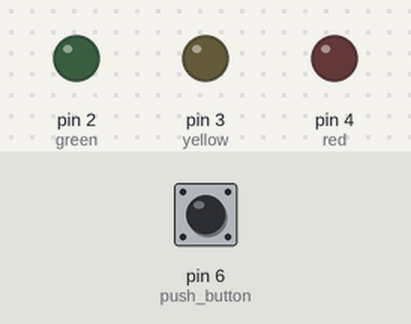
A sketch run on a simulated Arduino Uno, built with avr-gcc and run on an emulated ATmega328P. On the bench: output pins drawn as LEDs (lit = HIGH). The inputs (shaded band) are chosen by the test bench; at power-on: pin 6 (push_button) LOW.

Above: at 1.2 s.
1.3 s: pin 6 (push_button) pulled HIGH for 0.15 s
At 1.8 s:
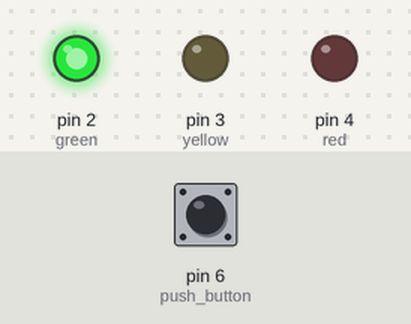
At 4.5 s:
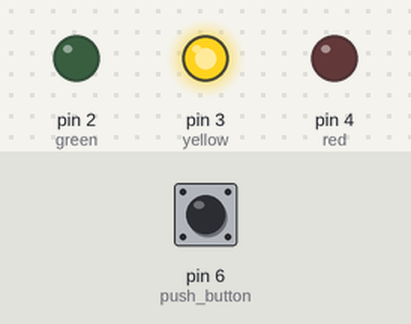
Timing chart, 0 to 7.8 s (numbered marks = the images above; inputs shaded):
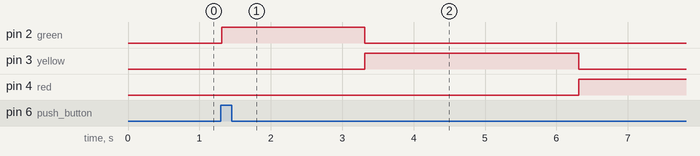

The sketch:

squad-bsc_raneem_traffic-light.ino
```cpp
 int green=2;
  int yellow=3;
  int red=4;
  int push_button=6;

void setup() {
  pinMode(green,OUTPUT);
  pinMode(yellow,OUTPUT);
  pinMode(red,OUTPUT);

  digitalWrite(green,LOW);
  digitalWrite(yellow,LOW);
  digitalWrite(red,LOW);

  pinMode(push_button,INPUT);


}

void loop() {
 if (digitalRead(push_button) == HIGH){
        delay(15);
        if (digitalRead(push_button) == HIGH) {
            changeLights();
            delay(12000);
        }
    }
 }

void changeLights(){
    digitalWrite(green, HIGH);
    digitalWrite(yellow, LOW);
    digitalWrite(red, LOW);
    delay(2000);

    digitalWrite(green, LOW);
    digitalWrite(yellow, HIGH);
    digitalWrite(red, LOW);
    delay(3000);

    digitalWrite(green, LOW);
    digitalWrite(yellow, LOW);
    digitalWrite(red, HIGH);
    delay(4000);

}
```

squad-bsc_raneem_1st_basic_calculator.c
```cpp
#include <stdio.h>
int main()
{
    double num1,num2;
    printf("enter the first number :");
    scanf("%lf",&num1);
    printf("enter the second number :");
    scanf("%lf",&num2);

    printf("the sum is %f",num1+num2);
    return 0;
}
  
```

squad-bsc_raneem_3numbers_sum__average.c
```cpp
#include <stdio.h>
int main(){

  double x,y,z;

  printf("please enter the 3 numbers :");
  scanf("%lf %lf %lf",&x,&y,&z);
  double sum=x+y+z;
  printf("the sum is %lf ",sum);
  double avg=sum/3;
  printf("\nthe average is %lf",avg);
  return 0;
}
```

squad-bsc_raneem_bsc_calc.c
```cpp
#include<stdio.h>
int main()
{
    char op;
    float n1,n2,res=0;
      printf("please enter the operator as +,-,*,/: ");
    scanf("%c",&op);
    printf("please enter the two numbers: ");
    scanf("%f %f",&n1,&n2);

    switch(op){
        case '+': res=n1+n2;
           break;
        case '-': res=n1-n2;
           break;

        case '*': res=n1*n2;
            break;
        case '/': res=n1/n2;
            break;

        default: printf("\n Invalid Operator ");
    }
    printf("the value is = %f" ,res);
    return 0;
}
```

squad-bsc_raneem_c-group-project.c
```cpp
#include <stdio.h>
#include <math.h>

void RightTriangle(int height)
{

    int i,j;
      for(i = 1; i <= height; i++) {
      for(j = 1; j <= i; j++)
         printf("* ");

      printf("\n");
   }
}
void square(int height)
{

    int  i, j;


    for (i = 1; i <= height; i++) {
        for (j = 1; j <= height; j++) {
            if (i == 1 || i == height || j == 1 || j == height)
                printf("* ");
            else
                printf("  ");
        }
        printf("\n");
    }
}
void pyramid(int rows)
{

    int i, j, k = 0;


    for ( i =1; i <= rows; i++)
    {
        for ( j = 1; j <= rows - i; j++)
        {
            printf ("  ");
        }

        for ( k = 1; k <= ( 2 * i - 1); k++)
        {
            printf ("* ");
        }
        printf ("\n");
    }
}
void circle(int diameter)
{


    int i,j;
    for (i=0; i<=diameter; i++)
    {
        for (j=0; j<=diameter; j++)
        {
            double distance = sqrt((i-(diameter/2))*(i-(diameter/2)) + (j-(diameter/2))*(j-(diameter/2)));
            if (distance>(diameter/2)-0.5 && distance<(diameter/2)+0.5)
            {
                printf("*");
            }
            else
            { printf(" ");}
        }
        printf("\n");
    }
}
struct circle
{
    int diameter;
};
struct square
{
    int height;
};
struct pyramids
{
    int rows;
};
struct RightTriangle
{
    int height;
};


int main()
{
    struct circle c;
    struct square s;
    struct pyramids p;
    struct RightTriangle r;


    char shape;
    while (shape!='r' || shape!='c' || shape!='s' || shape!='p' ){
    printf("please choose from cirlce (c) square (s) right angle triangle (r) pyramid (p) : ");
    scanf("%s",&shape);
    if(shape=='r')
    {

         printf("enter height : ");
        scanf("%d",&r.height);

        RightTriangle(r.height);
    }
    else if(shape=='s')
    {

         printf("enter height : ");
         scanf("%d",&s.height);
        square(s.height);
    }
    else if(shape=='p')
    {

         printf("enter rows : ");
         scanf("%d",&p.rows);

        pyramid(p.rows);

    }
    else if(shape=='c')
    {

         printf("enter diameter : ");
         scanf("%d",&c.diameter);


        circle(c.diameter);
    }
     else {
        printf("please enter a shape from the choices :) \n");
    }
    }


}
```

squad-bsc_raneem_first-file.c
```cpp
#include <stdio.h>
int main(){
    printf("hello world");
    return 0;
}
```

squad-bsc_raneem_guessing_game.c
```cpp
#include <stdio.h>
int main() {
  int secretnumber=5;
  int guess;
  int guesscount=0;
  int guesslimit=4;
  int outofrange=0;

  while (secretnumber!= guess && outofrange ==0)
  { if(guesscount<guesslimit){
  printf("enter a number : ");
  scanf("%d",&guess);
  guesscount++;
  }else
  outofrange=1;}

  if (outofrange==1){
      printf("out of range");
  }else
  printf("you win");
   return 0;
}
```

squad-bsc_raneem_mad_libs.c
```cpp
#include <stdio.h>
int main(){

   char color[20];
   char pnoun[20];
   char name[20];

   printf("enter the color :" );
   scanf("%s",color);
   printf("enter the pnoun :" );
   scanf("%s",pnoun);
   printf("enter the name :" );
   scanf("%s",name);

   printf("roses are %s\n",color);
   printf("%s are adorable\n", pnoun);
   printf("i love %s",name);

   return 0;
}
```

squad-bsc_raneem_pyramid.c
```cpp
#include <stdio.h>
int main() {
   int i, space, rows, k = 0;
   printf("Enter the number of rows: ");
   scanf("%d", &rows);
   for (i = 1; i <= rows; i++, k = 0) {
      for (space = 1; space <= rows - i; space++) {
         printf("  ");
      }

      while (k != 2 * i - 1) {
         printf("* ");
         k++;
      }
      printf("\n");
   }
   return 0;
}
```

Measured:
- after the input at 1.3 s, pin 2 (green): LOW → HIGH at once, → LOW 2.0 s later; pin 3 (yellow): LOW → HIGH after 2.0 s, → LOW 3.0 s later; pin 4 (red): LOW → HIGH after 5.0 s
